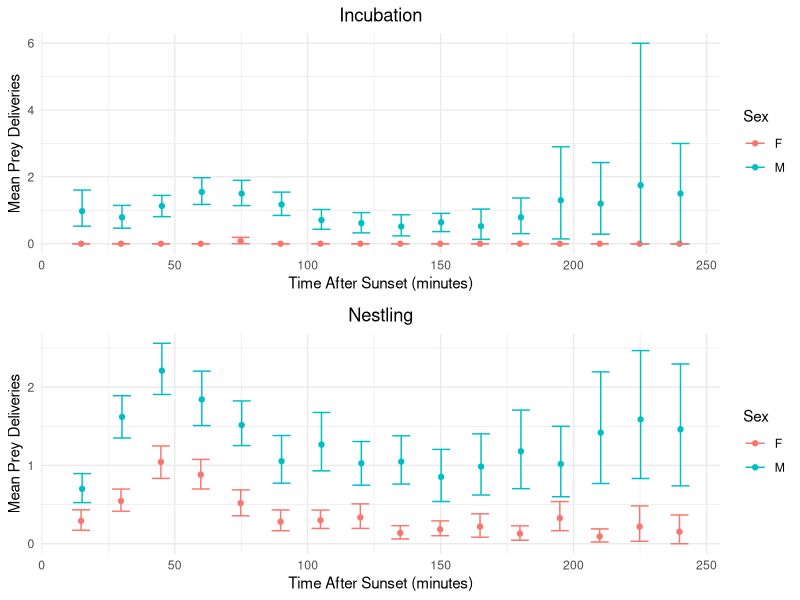

This figure's R source: (Note: this script raises an error after producing the figure.)
## ---- chunk 1

knitr::opts_chunk$set(message = FALSE)

## ---- chunk 2
# LaTex
#install.packages("tinytex")

# Data manipulation and visualization
install.packages("tidyverse", repos='http://cran.us.r-project.org')
install.packages("gridExtra", repos='http://cran.us.r-project.org')

## ---- chunk 3
# LaTex
#library(tinytex)
#tinytex::install_tinytex()

# Data manipulation and visualization
library(tidyverse)
library(gridExtra)

## ---- chunk 4

#' getCI
#' 
#' @param vec a vector
#' @param n_samp number of times to sample data
#'
#' @return upper and lower bootstrap confidence intervals
#' 
#'
#' @examples
#'    getCI(1:20, 2000)
#' @export

getCI <- function(vec, n_samp=1000) {
  smp <- replicate(n_samp, mean(sample(vec, replace = TRUE), na.rm = TRUE))
  CIs <-quantile(smp, c(0.025, 0.975), na.rm = T)
  return(CIs)
}

## ---- chunk 5
#' getCI
#' 
#' @param dat a data.frame where columns = time intervals and rows = # prey deliveries
#' @param margin.a margin for apply statement running shapiro.test. default = 2.
#'
#' @return vector of p.values for each column of dat
#' 
#'
#' @examples
#'    testNormality(pdM_inc, 2)
#' @export

testNormality <- function(dat, margin = 2) {
  norms <- apply(dat, margin, FUN = shapiro.test)
  return(sapply(norms, function(x){x[["p.value"]]}))
}
## ---- chunk 6

pdOriginal <- read.csv("../data/pd_main.csv")


#rename the first column, which imported with a special character
names(pdOriginal)[1] <- "nest"


## ---- chunk 7

pdMF <- pdOriginal %>%
  separate(col = nest, into = c("study_site", "territory"), sep = 1, remove = TRUE) %>%
  filter(sex == "M" | sex == "F")

## ---- chunk 8

pd_str <- str(pdMF)

unique(pdMF$t180) #at least one cell has an asterisk after the value
unique(pdMF$t225) #same here
unique(pdMF$nest_age) #"pred" and "" can be converted to NA

## ---- chunk 9
#remove asterisks
pdClean <- pdMF %>%
  mutate(t180 = gsub("\\*", "", t180)) %>%
  mutate(t225 = gsub("\\*", "", t225))


#change these columns to numeric
pdClean$t180 <- as.integer(pdClean$t180)
pdClean$t225 <- as.integer(pdClean$t225)
pdClean$nest_age <- as.integer(pdClean$nest_age) 

## ---- chunk 10

# Create independent dfs for M (nestling and incubation stage) and F (nestling and incubation state). 

pdStage_sex <- pdClean %>%
  dplyr::select(sex, nest_age, t15:t240) %>% #select relevant columns
  mutate(
    stage =
      ifelse(nest_age < 22, "incubation", "nestling")) %>% #add column for 'stage'
  drop_na(stage) #get rid of any rows blank values here, as they can't be used for analysis

#change column names to remove "t" in front of time interval
colnames(pdStage_sex) <- c("sex", "nest_age", "15", "30", "45", "60", "75", "90", "105", "120", "135", "150", "165", "180", "195", "210", "225", "240", "stage")

#create independent dfs for each study site and stage
pdM_inc <- pdStage_sex %>%
  filter(sex =="M", stage == "incubation") %>%
  dplyr::select('15':'240')

pdM_nest <- pdStage_sex %>% 
  filter(sex =="M", stage == "nestling") %>%
  dplyr::select('15':'240')

pdF_inc <- pdStage_sex %>%
  filter(sex =="F", stage == "incubation") %>%
  dplyr::select('15':'240')
         
pdF_nest <- pdStage_sex %>%
  filter(sex =="F", stage == "nestling") %>%
  dplyr::select('15':'240')

## ---- chunk 11

meanM_inc <- data.frame(
  time = as.numeric(colnames(pdM_inc)),
  M_incubation = colMeans(pdM_inc, na.rm = TRUE))

meanM_nest <- data.frame(
  time = as.numeric(colnames(pdM_nest)),
  M_nestling = colMeans(pdM_nest, na.rm = TRUE))

meanF_inc <- data.frame(
  time = as.numeric(colnames(pdF_inc)),
  F_incubation = colMeans(pdF_inc, na.rm = TRUE))

meanF_nest <- data.frame(
  time = as.numeric(colnames(pdF_nest)),
  F_nestling = colMeans(pdF_nest, na.rm = TRUE))

## ---- chunk 12

ciM_inc <- apply(pdM_inc, 2, FUN = getCI)
ciM_nest <- apply(pdM_nest, 2, FUN = getCI)
ciF_inc <- apply(pdF_inc, 2, FUN = getCI)
ciF_nest <- apply(pdF_nest, 2, FUN = getCI)
## ---- chunk 13

ciInc_sex <- data.frame(
    sex = c(rep("M", nrow(meanM_inc)), rep("F", nrow(meanF_inc))),
    mean = c(colMeans(pdM_inc, na.rm = TRUE), colMeans(pdF_inc, na.rm = TRUE)),
    ci_l = c(ciM_inc[1,], ciF_inc[1,]),
    ci_h = c(ciM_inc[2,], ciF_inc[2,]),
    time = c(as.numeric(rownames(meanM_inc)), as.numeric(rownames(meanF_inc))),
    stage = "Incubation")


ciNest_sex <- data.frame(
    sex = c(rep("M", nrow(meanM_nest)), rep("F", nrow(meanF_nest))),
    mean = c(colMeans(pdM_nest, na.rm = TRUE), colMeans(pdF_nest, na.rm = TRUE)),
    ci_l = c(ciM_nest[1,], ciF_nest[1,]),
    ci_h = c(ciM_nest[2,], ciF_nest[2,]),
    time = c(as.numeric(rownames(meanM_nest)), as.numeric(rownames(meanF_nest))),
    stage = "Nestling")
    
ciAll_sex <- rbind(ciInc_sex, ciNest_sex)

## ---- chunk 14

plotInc_sex <- ggplot(data = ciInc_sex) +
  geom_point(aes(x = time, y = mean, color = sex, group = sex),
             position = position_dodge(width=0.75)) +
  geom_errorbar(aes(x=time, ymax = ci_h, ymin=ci_l, color = sex, 
                    group = sex),
                position = position_dodge(width=0.75)) +
  labs(x = "Time After Sunset (minutes)", y = "Mean Prey Deliveries", 
       title = "Incubation", color = "Sex") +
  theme_minimal() +
  theme(plot.title = element_text(hjust = 0.5))

## ---- chunk 15

plotNest_sex <- ggplot(data = ciNest_sex) +
  geom_point(aes(x = time, y = mean, color = sex, group = sex),
             position = position_dodge(width=0.75)) +
  geom_errorbar(aes(x=time, ymax = ci_h, ymin=ci_l, color = sex, 
                    group = sex),
                position = position_dodge(width=0.75)) +
  labs(x = "Time After Sunset (minutes)", y = "Mean Prey Deliveries", 
       title = "Nestling", color = "Sex") +
  theme_minimal() +
  theme(plot.title = element_text(hjust = 0.5))

## ---- chunk 16

grid.arrange(plotInc_sex, plotNest_sex)

## ---- chunk 17

#normality_sex <- data.frame(M_inc = testNormality(pdM_inc, 2), M_nest = testNormality(pdM_nest, 2), F_inc = testNormality(pdF_inc, 2), F_nest = testNormality(pdF_nest, 2))

testNormality(pdM_inc, 2)

testNormality(pdM_nest, 2)

testNormality(pdF_inc, 2)

F_nest = testNormality(pdF_nest, 2)
## ---- chunk 18

t.test(meanF_inc$F_incubation, meanM_inc$M_incubation)


## ---- chunk 19

t.test(meanF_nest$F_nestling, meanM_nest$M_nestling)

## ---- chunk 20

pdHM <- pdClean %>%
  filter(study_site == "B" | study_site == "C", sex == "M")

## ---- chunk 21

#create independet dfs for HFSA (nestling and incubation stage) and MGSA (nestling and incubation state). 

#select relevant columns, add column for stage, rename study sites, drop NAs
pdStage <- pdClean %>%
  dplyr::select(study_site, nest_age, t15:t240) %>%
  mutate(
    stage =
      ifelse(nest_age < 22, "incubation", "nestling"),
    study_site =
      ifelse(study_site == "B", "MGSA", "HFSA")) %>%
  drop_na(stage)

#change column names to remove "t" in front of time interval
colnames(pdStage) <- c("study_site", "nest_age", "15", "30", "45", "60", "75", "90", "105", "120", "135", "150", "165", "180", "195", "210", "225", "240", "stage")

#create independent dfs for each study site and stage
pdHFSA_inc <- pdStage %>%
  filter(study_site =="HFSA", stage == "incubation") %>%
  dplyr::select('15':'240')

pdHFSA_nest <- pdStage %>% 
  filter(study_site =="HFSA", stage == "nestling") %>%
  dplyr::select('15':'240')

pdMGSA_inc <- pdStage %>%
  filter(study_site =="MGSA", stage == "incubation") %>%
  dplyr::select('15':'240')
         
pdMGSA_nest <- pdStage %>%
  filter(study_site =="MGSA", stage == "nestling") %>%
  dplyr::select('15':'240')


## ---- chunk 22

meanHFSA_inc <- data.frame(
  time = as.numeric(colnames(pdHFSA_inc)),
  HFSA_incubation = colMeans(pdHFSA_inc, na.rm = TRUE))

meanHFSA_nest <- data.frame(
  time = as.numeric(colnames(pdHFSA_nest)),
  HFSA_nestling = colMeans(pdHFSA_nest, na.rm = TRUE))

meanMGSA_inc <- data.frame(
  time = as.numeric(colnames(pdMGSA_inc)),
  MGSA_incubation = colMeans(pdMGSA_inc, na.rm = TRUE))

meanMGSA_nest <- data.frame(
  time = as.numeric(colnames(pdMGSA_nest)),
  MGSA_nestling = colMeans(pdMGSA_nest, na.rm = TRUE))

## ---- chunk 23
data.frame(
  time = as.numeric(colnames(pdHFSA_inc)),
  HFSA_incubation = colMeans(pdHFSA_inc, na.rm = TRUE),
  HFSA_nestling = colMeans(pdHFSA_nest, na.rm = TRUE),
  MGSA_incubation = colMeans(pdMGSA_inc, na.rm = TRUE),
  MGSA_nestling = colMeans(pdMGSA_nest, na.rm = TRUE)
)

## ---- chunk 24

ciHFSA_inc <- apply(pdHFSA_inc, 2, FUN = getCI)
ciHFSA_nest <- apply(pdHFSA_nest, 2, FUN = getCI)
ciMGSA_inc <- apply(pdMGSA_inc, 2, FUN = getCI)
ciMGSA_nest <- apply(pdMGSA_nest, 2, FUN = getCI)
## ---- chunk 25

ciInc <- filter(
  data.frame(
    study_area = c(rep("HFSA", nrow(meanHFSA_inc)), rep("MGSA", nrow(meanMGSA_inc))),
    mean = c(colMeans(pdHFSA_inc, na.rm = TRUE), colMeans(pdMGSA_inc, na.rm = TRUE)),
    ci_l = c(ciHFSA_inc[1,], ciMGSA_inc[1,]),
    ci_h = c(ciHFSA_inc[2,], ciMGSA_inc[2,]),
    time = c(as.numeric(rownames(meanHFSA_inc)), as.numeric(rownames(meanMGSA_inc))),
    stage = "Incubation"),
  time <= 180)


ciNest <- data.frame(
    study_area = c(rep("HFSA", nrow(meanHFSA_nest)), rep("MGSA", nrow(meanMGSA_nest))),
    mean = c(colMeans(pdHFSA_nest, na.rm = TRUE), colMeans(pdMGSA_nest, na.rm = TRUE)),
    ci_l = c(ciHFSA_nest[1,], ciMGSA_nest[1,]),
    ci_h = c(ciHFSA_nest[2,], ciMGSA_nest[2,]),
    time = c(as.numeric(rownames(meanHFSA_nest)), as.numeric(rownames(meanMGSA_nest))),
    stage = "Nestling")
    
ciAll <- rbind(ciInc, ciNest)

## ---- chunk 26

plotInc <- ggplot(data = ciInc) +
  geom_point(aes(x = time, y = mean, color = study_area, group = study_area),
             position = position_dodge(width=0.75)) +
  geom_errorbar(aes(x=time, ymax = ci_h, ymin=ci_l, color = study_area, 
                    group = study_area),
                position = position_dodge(width=0.75)) +
  labs(x = "Time After Sunset (minutes)", y = "Mean Prey Deliveries", 
       title = "Incubation", color = "Study Area") +
  theme_minimal() +
  theme(plot.title = element_text(hjust = 0.5))

## ---- chunk 27

plotNest <- ggplot(data = ciNest) +
  geom_point(aes(x = time, y = mean, color = study_area, group = study_area),
             position = position_dodge(width=0.75)) +
  geom_errorbar(aes(x=time, ymax = ci_h, ymin=ci_l, color = study_area, 
                    group = study_area),
                position = position_dodge(width=0.75)) +
  labs(x = "Time After Sunset (minutes)", y = "Mean Prey Deliveries", 
       title = "Nestling", color = "Study Area") +
  theme_minimal() +
  theme(plot.title = element_text(hjust = 0.5))

## ---- chunk 28

plotAll <- ggplot(data = ciAll) +
  geom_point(aes(x = time, y = mean, color = study_area, group = study_area),
             position = position_dodge(width=0.75)) +
  geom_errorbar(aes(x=time, ymax = ci_h, ymin=ci_l, color = study_area, 
                    group = study_area),
                position = position_dodge(width=0.75)) +
  labs(x = "Time After Sunset (minutes)", y = "Mean Prey Deliveries", 
       title = "Average Prey Deliveries Throughout Night", color = "Study Area") +
  theme_minimal() +
  theme(plot.title = element_text(hjust = 0.5)) +
  facet_grid(~ stage)

## ---- chunk 29

grid.arrange(plotInc, plotNest)

## ---- chunk 30

t.test(meanHFSA_inc$HFSA_incubation, meanMGSA_inc$MGSA_incubation)

## ---- chunk 31

t.test(meanHFSA_nest$HFSA_nestling, meanMGSA_nest$MGSA_nestling)

